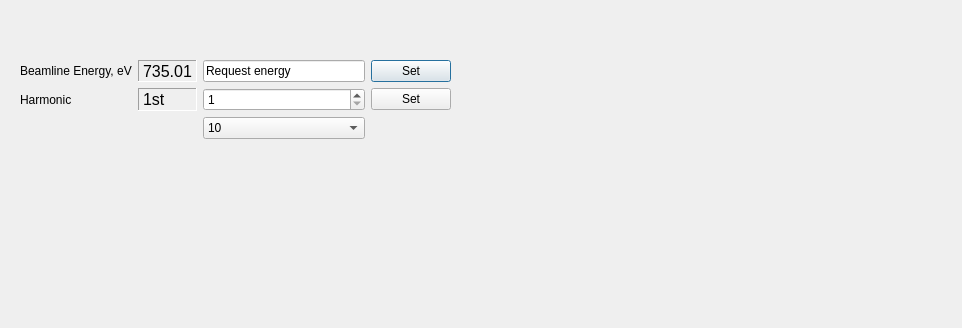
<?xml version="1.0" encoding="UTF-8"?>
<ui version="4.0">
 <class>Dialog</class>
 <widget class="QDialog" name="Dialog">
  <property name="geometry">
   <rect>
    <x>0</x>
    <y>0</y>
    <width>962</width>
    <height>328</height>
   </rect>
  </property>
  <property name="windowTitle">
   <string>Dialog</string>
  </property>
  <widget class="QWidget" name="">
   <property name="geometry">
    <rect>
     <x>20</x>
     <y>60</y>
     <width>431</width>
     <height>80</height>
    </rect>
   </property>
   <layout class="QGridLayout" name="gridLayout">
    <item row="1" column="2">
     <widget class="QSpinBox" name="spinBox">
      <property name="minimum">
       <number>1</number>
      </property>
      <property name="maximum">
       <number>3</number>
      </property>
      <property name="singleStep">
       <number>2</number>
      </property>
     </widget>
    </item>
    <item row="1" column="3">
     <widget class="QPushButton" name="pushButton_2">
      <property name="text">
       <string>Set</string>
      </property>
      <property name="default">
       <bool>true</bool>
      </property>
      <property name="flat">
       <bool>false</bool>
      </property>
     </widget>
    </item>
    <item row="0" column="0">
     <widget class="QLabel" name="label">
      <property name="text">
       <string>Beamline Energy, eV</string>
      </property>
     </widget>
    </item>
    <item row="1" column="1">
     <widget class="QLabel" name="label_3">
      <property name="font">
       <font>
        <pointsize>12</pointsize>
       </font>
      </property>
      <property name="autoFillBackground">
       <bool>false</bool>
      </property>
      <property name="frameShape">
       <enum>QFrame::Panel</enum>
      </property>
      <property name="frameShadow">
       <enum>QFrame::Sunken</enum>
      </property>
      <property name="midLineWidth">
       <number>2</number>
      </property>
      <property name="text">
       <string>1st</string>
      </property>
     </widget>
    </item>
    <item row="0" column="1">
     <widget class="QLabel" name="label_4">
      <property name="font">
       <font>
        <pointsize>12</pointsize>
       </font>
      </property>
      <property name="autoFillBackground">
       <bool>false</bool>
      </property>
      <property name="frameShape">
       <enum>QFrame::Panel</enum>
      </property>
      <property name="frameShadow">
       <enum>QFrame::Sunken</enum>
      </property>
      <property name="midLineWidth">
       <number>2</number>
      </property>
      <property name="text">
       <string>735.01</string>
      </property>
     </widget>
    </item>
    <item row="0" column="3">
     <widget class="QPushButton" name="pushButton">
      <property name="text">
       <string>Set</string>
      </property>
      <property name="default">
       <bool>true</bool>
      </property>
      <property name="flat">
       <bool>false</bool>
      </property>
     </widget>
    </item>
    <item row="1" column="0">
     <widget class="QLabel" name="label_2">
      <property name="text">
       <string>Harmonic</string>
      </property>
     </widget>
    </item>
    <item row="0" column="2">
     <widget class="QLineEdit" name="lineEdit_2">
      <property name="text">
       <string>Request energy</string>
      </property>
     </widget>
    </item>
    <item row="2" column="2">
     <widget class="QComboBox" name="comboBox">
      <item>
       <property name="text">
        <string>10</string>
       </property>
      </item>
      <item>
       <property name="text">
        <string>15</string>
       </property>
      </item>
      <item>
       <property name="text">
        <string>16</string>
       </property>
      </item>
     </widget>
    </item>
   </layout>
  </widget>
 </widget>
 <resources/>
 <connections/>
</ui>
